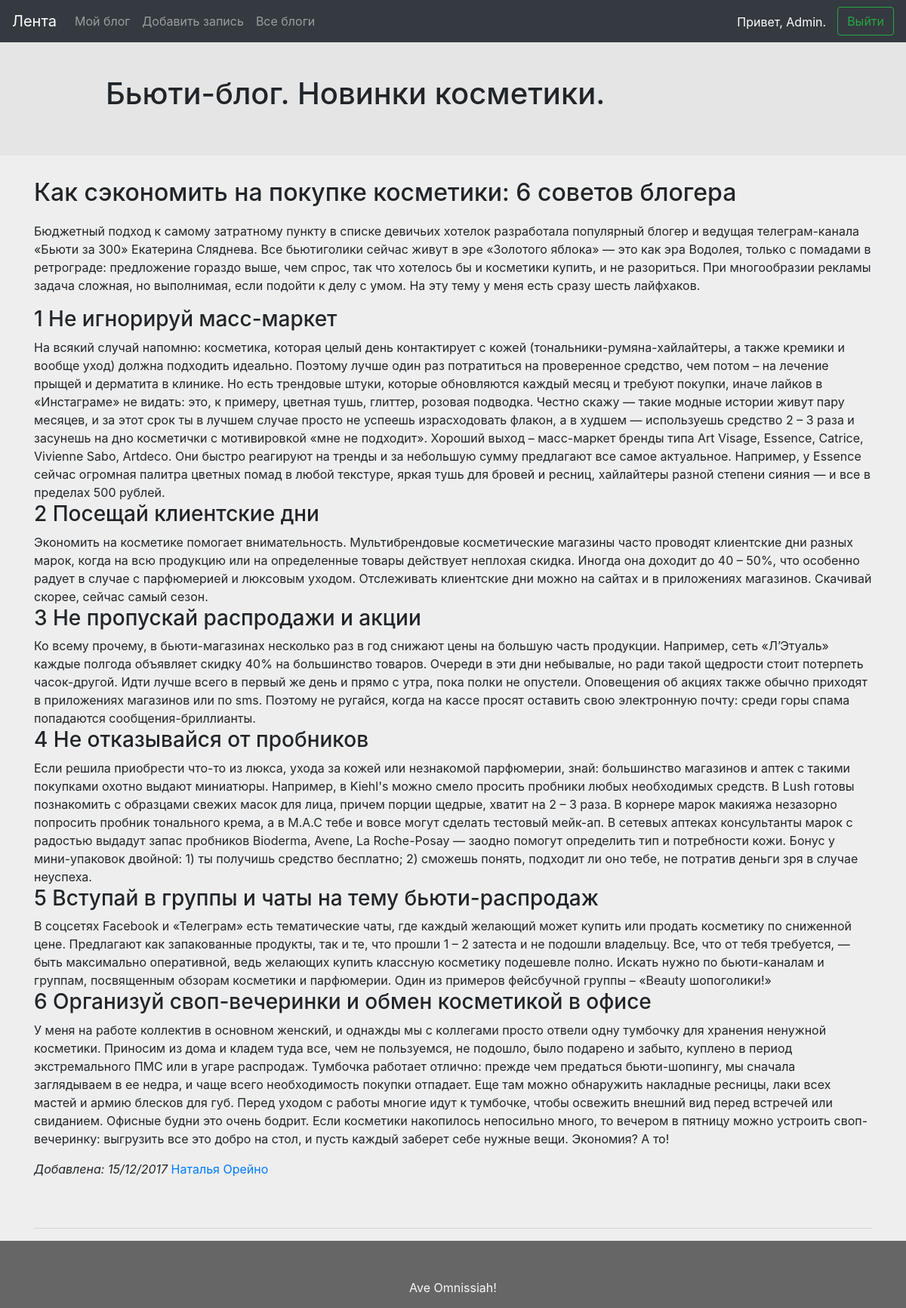
Screenshot of /record/20/ (signed in) with the database file from the repository.
### blogs/models.py (models this page shows, shortened)
class Record(models.Model):
    creator = models.ForeignKey('users.Users', related_name='records', verbose_name='Автор')
    title = models.CharField(max_length=200, blank=True, verbose_name='Название')
    body = models.TextField(verbose_name='Текст')
    created = models.DateTimeField(auto_now_add=True)
    class Meta:
        ordering = ('-created',)

### users/models.py (models this page shows, shortened)
class Users(models.Model):
    user = models.OneToOneField(User, null=True)
    blog_name = models.CharField(max_length=200, blank=True, verbose_name='Название блога')
    subscribes = models.ManyToManyField('Users', related_name='subscribers', verbose_name='Подписки', blank=True)
    viewed_records = models.ManyToManyField(Record, related_name='viewers', verbose_name='Просмотренные', blank=True)

### blogs/views.py (the view)
# urls.py: url(r'^record/(?P<pk>[0-9]+)/$', RecordDetailView.as_view(), name='record'),
class RecordDetailView(DetailView):
    model = Record
    context_object_name = 'record'

### templates/blogs/record_detail.html (shortened to what this page needs)
{% extends 'main.html' %}
{% block title %}
    <h1>{{ record.creator.blog_name }}</h1>
{% endblock %}
{% block content %}
    <div class="row">
        <div class="col-12">
            <h2>{{ record.title }}</h2>
            <p>{{ record.body|safe}}</p>
            <div class="row" style="margin-bottom: 50px">
                <div class="col-5">
                    <em>Добавлена: {{ record.created|date:"d/m/Y" }}</em>
                    <a href="{% url 'blogs:records' record.creator.id %}">{{ record.creator.user.get_full_name }}</a>
                </div>
            </div>
        </div>
    </div>
    <hr>
{% endblock %}

### templates/main.html (shortened to what this page needs)
{% load static %}
<!DOCTYPE html>
<html lang="en">
<head>
    <link rel="stylesheet" href="{% static 'bootstrap/css/bootstrap.css'%}">
    <link rel="stylesheet" href="{% static 'styles.css'%}">
</head>
<body>
<nav class="navbar navbar-expand-md navbar-dark bg-dark fixed-top">
      {% if request.user.id %}
          <a class="navbar-brand" href="{% url 'blogs:records' %}">Лента</a>
      {% endif %}
      <div class="collapse navbar-collapse" id="navbarsExampleDefault">
        <ul class="navbar-nav mr-auto">
          {% if request.user.id %}
              <li class="nav-item">
                <a class="nav-link" href="{% url 'blogs:records' request.user.id %}">Мой блог</a>
              </li>
              <li class="nav-item">
                <a class="nav-link" href="{% url 'blogs:add_record' %}">Добавить запись</a>
              </li>
          {% endif %}
          <li class="nav-item">
            <a class="nav-link" href="{% url 'users:blogs' %}">Все блоги</a>
          </li>
        </ul>
        {% if request.user.id %}
            <div class="row">
                <div class="greeting">
                    Привет, {{ request.user.first_name }}.
                </div>
                <div class="col">
                    <a href="{% url 'logout' %}" class="btn btn-outline-success my-2 my-sm-0">Выйти</a>
                </div>
            </div>
        {% else %}
          <div class="row col-1">
              <a href="{% url 'login' %}" class="btn btn-outline-success my-2 my-sm-0">Войти</a>
            </div>
        {% endif %}
      </div>
    </nav>
<div class = "header">
    <div class="container">
        <div class="row">
            <div class="col-10" style="margin: 30px auto">
                {% block title %}
                {% endblock %}
            </div>
        </div>
    </div>
</div>
<div class="container">
    {% block content %}
    {% endblock %}
</div>
<footer>
    <div class="container">
        <div class="row justify-content-center">
            <div class="row" style="margin-top: 50px; color: #f8f8f8">
                Ave Omnissiah!
            </div>
        </div>
    </div>
</footer>
</body>
</html>

### static/styles.css (style rules this page uses)
html { position: relative; min-height: 100%; }
body { background-color: #eee; margin-bottom: 105px; }
.greeting { color: #fff; padding-top: 0.5rem; text-align: center; }
.header { padding:70px 0 20px; background-color: #e5e5e5; margin-bottom: 30px }
footer { position: absolute; bottom: 0; width: 100%; background-color: #666; padding-bottom: 15px; margin-top: 50px; }

### rows the page displays
Record: creator.blog_name "Бьюти-блог. Новинки косметики.", title "Как сэкономить на покупке косметики: 6 советов блогера", body "Бюджетный подход к самому затратному пункту в списке девичьих хотелок разработала популярный блогер и ведущая телеграм-канала «Бьюти за 300» Екатерина Сляднева. Все бьютиголики сейчас живут в эре «Золотого яблока» — это как эра Водолея, только с помадами в ретрограде: предложение гораздо выше, чем спрос, так что хотелось бы и косметики купить, и не разориться. При многообразии рекламы задача сложная, но выполнимая, если подойти к делу с умом. На эту тему у меня есть сразу шесть лайфхаков. 1 Не игнорируй масс-маркет На всякий случай напомню: косметика, которая целый день контактирует с кожей (тональники-румяна-хайлайтеры, а также кремики и вообще уход) должна подходить идеально. Поэтому…", created "15/12/2017", creator.user.get_full_name "Наталья Орейно"

### other values shown
{{ request.user.first_name }} "Admin"
